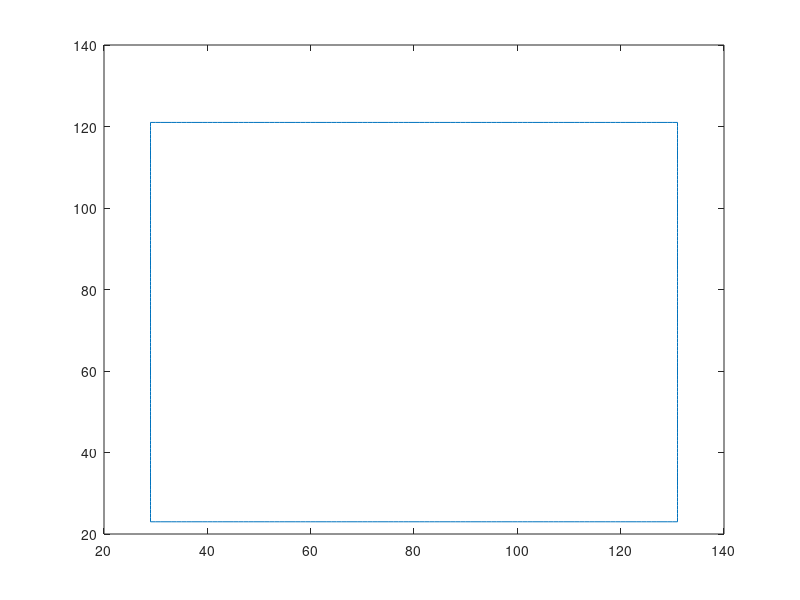

Write MATLAB code to recreate this figure.
%% make  contour initial

T = [23,29;
    23,131;
    121,131;
    121,29];
c = 1;
siz =2*(  (T(2,2) - T(1,2) ) +   (T(3,1) - T(3,2) ) + 2);

P  = zeros(siz,2);
for i = T(1,2) : T(2,2)
    P(c,1) = T(1,1) ;
    P(c,2) = i;
    c = c+1;
%     return;
end

for i = (T(1,1)+1 ): T(3,1)
    P(c,1) = i ;
    P(c,2) = T(3,2);
    c = c+1;
%     return;
end
for i =T(2,2)-1 :-1:  T(1,2)
    P(c,1) = T(3,1) ;
    P(c,2) = i;
    c = c+1;
    disp('ok');
%     return;
end

for i =   T(3,1) -1 : -1:T(1,1)
    P(c,1) = i ;
    P(c,2) = T(1,2);
%     return;
    c = c+1;
end
siz = size(P) ; 
for j = 1 : 1
    
    %    imshow(BW3{j});
    plot(P(:,2) ,P(:,1));
    hold on;
end